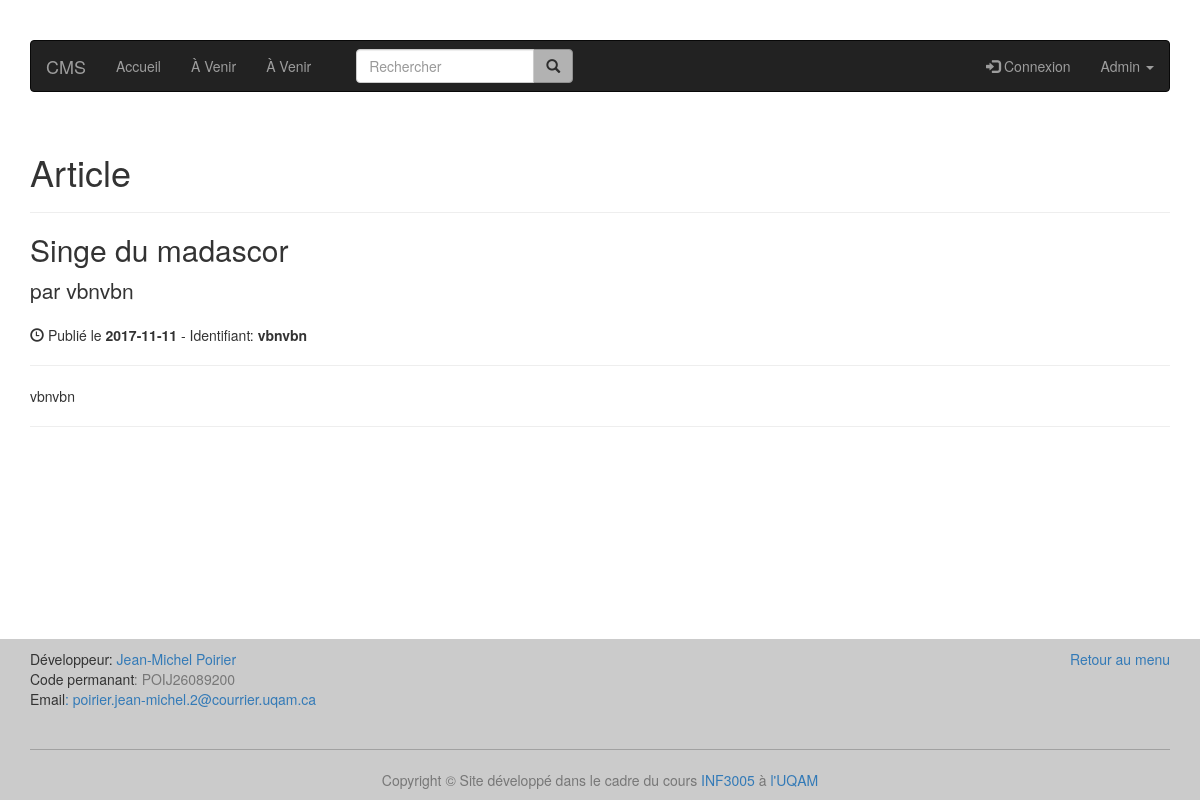
/article/vbnvbn, run on the app's committed database.
### tables this page shows
CREATE TABLE article (
  id integer primary key,
  titre varchar(100),
  identifiant varchar(50),
  auteur varchar(100),
  date_publication text,
  paragraphe varchar(500)
);

### index.py (the view)
@app.route('/article/<ident>')
def article_page(ident):
    article = get_db().get_article(ident)
    if article is None:
        return render_template('404.html'), 404
    else:
        return render_template('article.html', article=article)

### article.py (called while the page is built)
    def get_article(self, ident):
        cursor = self.get_connection_row().cursor()
        cursor.execute("SELECT id, titre, identifiant, auteur, "
                       "date_publication, paragraphe "
                       "FROM article WHERE date_publication < date('now')"
                       "AND identifiant = ?", (ident,))
        article = cursor.fetchone()
        return article

### database.py (called while the page is built)
    def get_connection_row(self):
        if self.connection is None:
            self.connection = sqlite3.connect('db/db.db')
            self.connection.row_factory = sqlite3.Row
        return self.connection

    def disconnect(self):
        if self.connection is not None:
            self.connection.close()

### index.py (called while the page is built)
def get_db():
    db = getattr(g, '_database', None)
    if db is None:
        g._database = Article()
    return g._database

@app.teardown_appcontext
def close_connection(exception):
    db = getattr(g, '_database', None)
    if db is not None:
        db.disconnect()

### templates/article.html (shortened to what this page needs)
{% extends "layout.html" %}
{% block content %}
    <h1>Article</h1>
    <hr class="divider">
        <h2>
            {{ article["titre"] }}
        </h2>
        <p class="lead">
            par {{ article['auteur'] }}
        </p>
        <p><span class="glyphicon glyphicon-time"></span> Publié le <strong>{{ article["date_publication"] }}</strong> - Identifiant: <strong>{{ article["identifiant"] }}</strong></p>
        <hr>
        <p>{{ article['paragraphe' ]}}</p>
        <hr>
{% endblock %}

### data on the page
article: titre "Singe du madascor", auteur "vbnvbn", date_publication "2017-11-11", identifiant "vbnvbn", paragraphe "vbnvbn"
